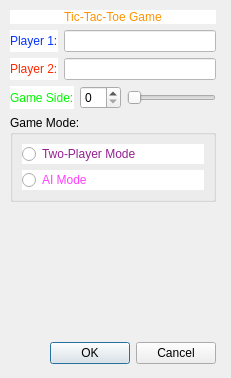
<?xml version="1.0" encoding="UTF-8"?>
<ui version="4.0">
 <class>GameConfigurationDialog</class>
 <widget class="QDialog" name="GameConfigurationDialog">
  <property name="geometry">
   <rect>
    <x>0</x>
    <y>0</y>
    <width>231</width>
    <height>378</height>
   </rect>
  </property>
  <property name="windowTitle">
   <string>Dialog</string>
  </property>
  <widget class="QWidget" name="layoutWidget">
   <property name="geometry">
    <rect>
     <x>10</x>
     <y>10</y>
     <width>206</width>
     <height>354</height>
    </rect>
   </property>
   <layout class="QVBoxLayout" name="verticalLayout_2">
    <item>
     <widget class="QLabel" name="label">
      <property name="styleSheet">
       <string notr="true">background-color: rgb(255, 255, 255);
color: rgb(255, 147, 0);
font: 14pt &quot;Times New Roman&quot;;</string>
      </property>
      <property name="text">
       <string>Tic-Tac-Toe Game</string>
      </property>
      <property name="alignment">
       <set>Qt::AlignCenter</set>
      </property>
     </widget>
    </item>
    <item>
     <layout class="QHBoxLayout" name="horizontalLayout">
      <item>
       <widget class="QLabel" name="lblPlayer1">
        <property name="styleSheet">
         <string notr="true">background-color: rgb(255, 255, 255);
color: rgb(4, 51, 255);
font: 14pt &quot;Times New Roman&quot;</string>
        </property>
        <property name="text">
         <string>Player 1:</string>
        </property>
       </widget>
      </item>
      <item>
       <widget class="QLineEdit" name="txtPlayer1">
        <property name="styleSheet">
         <string notr="true">background-color: rgb(255, 255, 255);
color: rgb(0, 0, 0);</string>
        </property>
       </widget>
      </item>
     </layout>
    </item>
    <item>
     <layout class="QHBoxLayout" name="horizontalLayout_2">
      <item>
       <widget class="QLabel" name="lblPlayer2">
        <property name="styleSheet">
         <string notr="true">background-color: rgb(255, 255, 255);
color: rgb(255, 38, 0);
font: 14pt &quot;Times New Roman&quot;;</string>
        </property>
        <property name="text">
         <string>Player 2:</string>
        </property>
       </widget>
      </item>
      <item>
       <widget class="QLineEdit" name="txtPlayer2">
        <property name="styleSheet">
         <string notr="true">background-color: rgb(255, 255, 255);
color: rgb(0, 0, 0);</string>
        </property>
       </widget>
      </item>
     </layout>
    </item>
    <item>
     <layout class="QHBoxLayout" name="horizontalLayout_3">
      <item>
       <widget class="QLabel" name="label_4">
        <property name="styleSheet">
         <string notr="true">background-color: rgb(255, 255, 255);
color: rgb(0, 249, 0);
font: 14pt &quot;Times New Roman&quot;;</string>
        </property>
        <property name="text">
         <string>Game Side:</string>
        </property>
       </widget>
      </item>
      <item>
       <widget class="QSpinBox" name="spinBox"/>
      </item>
      <item>
       <widget class="QSlider" name="horizontalSlider">
        <property name="orientation">
         <enum>Qt::Horizontal</enum>
        </property>
       </widget>
      </item>
     </layout>
    </item>
    <item>
     <widget class="QGroupBox" name="groupBox">
      <property name="title">
       <string>Game Mode:</string>
      </property>
      <layout class="QVBoxLayout" name="verticalLayout">
       <item>
        <widget class="QRadioButton" name="radioTwoPlayerMode">
         <property name="styleSheet">
          <string notr="true">background-color: rgb(255, 255, 255);
color: rgb(148, 33, 146);</string>
         </property>
         <property name="text">
          <string>Two-Player Mode</string>
         </property>
        </widget>
       </item>
       <item>
        <widget class="QRadioButton" name="radioAIMode">
         <property name="styleSheet">
          <string notr="true">color: rgb(255, 64, 255);
background-color: rgb(255, 255, 255);</string>
         </property>
         <property name="text">
          <string>AI Mode</string>
         </property>
        </widget>
       </item>
      </layout>
     </widget>
    </item>
    <item>
     <spacer name="verticalSpacer">
      <property name="orientation">
       <enum>Qt::Vertical</enum>
      </property>
      <property name="sizeHint" stdset="0">
       <size>
        <width>20</width>
        <height>40</height>
       </size>
      </property>
     </spacer>
    </item>
    <item>
     <widget class="QDialogButtonBox" name="buttonBox">
      <property name="orientation">
       <enum>Qt::Horizontal</enum>
      </property>
      <property name="standardButtons">
       <set>QDialogButtonBox::Cancel|QDialogButtonBox::Ok</set>
      </property>
     </widget>
    </item>
   </layout>
  </widget>
 </widget>
 <resources/>
 <connections>
  <connection>
   <sender>buttonBox</sender>
   <signal>accepted()</signal>
   <receiver>GameConfigurationDialog</receiver>
   <slot>accept()</slot>
   <hints>
    <hint type="sourcelabel">
     <x>214</x>
     <y>363</y>
    </hint>
    <hint type="destinationlabel">
     <x>157</x>
     <y>274</y>
    </hint>
   </hints>
  </connection>
  <connection>
   <sender>buttonBox</sender>
   <signal>rejected()</signal>
   <receiver>GameConfigurationDialog</receiver>
   <slot>reject()</slot>
   <hints>
    <hint type="sourcelabel">
     <x>214</x>
     <y>363</y>
    </hint>
    <hint type="destinationlabel">
     <x>286</x>
     <y>274</y>
    </hint>
   </hints>
  </connection>
  <connection>
   <sender>txtPlayer1</sender>
   <signal>textChanged(QString)</signal>
   <receiver>GameConfigurationDialog</receiver>
   <slot>updateOkBtn()</slot>
   <hints>
    <hint type="sourcelabel">
     <x>155</x>
     <y>43</y>
    </hint>
    <hint type="destinationlabel">
     <x>221</x>
     <y>99</y>
    </hint>
   </hints>
  </connection>
  <connection>
   <sender>txtPlayer2</sender>
   <signal>textChanged(QString)</signal>
   <receiver>GameConfigurationDialog</receiver>
   <slot>updateOkBtn()</slot>
   <hints>
    <hint type="sourcelabel">
     <x>102</x>
     <y>81</y>
    </hint>
    <hint type="destinationlabel">
     <x>215</x>
     <y>222</y>
    </hint>
   </hints>
  </connection>
  <connection>
   <sender>spinBox</sender>
   <signal>valueChanged(int)</signal>
   <receiver>horizontalSlider</receiver>
   <slot>setValue(int)</slot>
   <hints>
    <hint type="sourcelabel">
     <x>94</x>
     <y>117</y>
    </hint>
    <hint type="destinationlabel">
     <x>171</x>
     <y>122</y>
    </hint>
   </hints>
  </connection>
  <connection>
   <sender>horizontalSlider</sender>
   <signal>valueChanged(int)</signal>
   <receiver>spinBox</receiver>
   <slot>setValue(int)</slot>
   <hints>
    <hint type="sourcelabel">
     <x>169</x>
     <y>110</y>
    </hint>
    <hint type="destinationlabel">
     <x>113</x>
     <y>115</y>
    </hint>
   </hints>
  </connection>
 </connections>
 <slots>
  <slot>updateOkBtn()</slot>
 </slots>
</ui>
